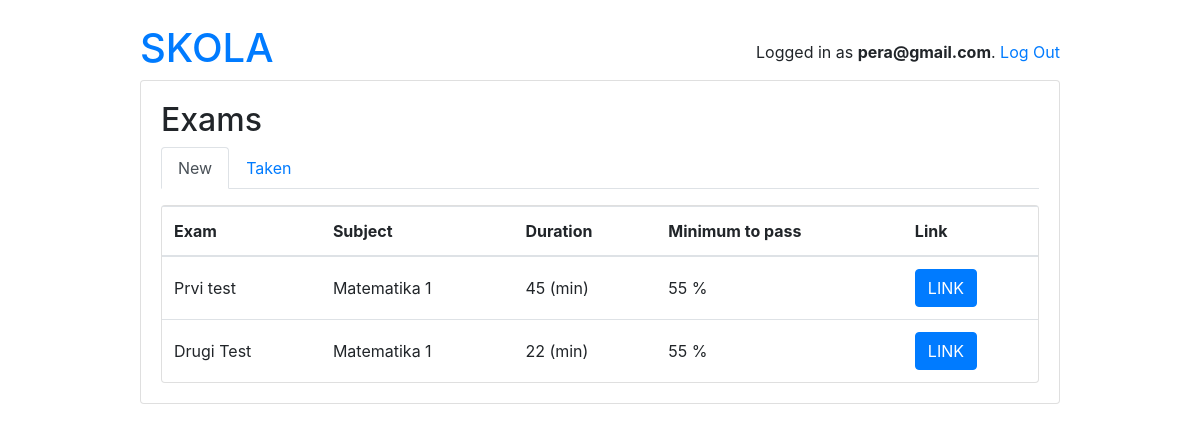
/students/ (signed in), run on the app's committed database.
### account/models.py (models this page shows, shortened)
class User(AbstractBaseUser):
    first_name = models.CharField(max_length=220)
    last_name = models.CharField(max_length=220)
    email = models.EmailField(
        verbose_name='Email address',
        max_length=255,
        unique=True
    )
    username = models.CharField(max_length=40, unique=True)
    date_joined = models.DateTimeField(verbose_name="date joined", auto_now_add=True)
    last_login = models.DateTimeField(verbose_name="last login", auto_now=True)
    is_admin = models.BooleanField(default=False)
    is_staff = models.BooleanField(default=False)
    is_superuser = models.BooleanField(default=False)
    proflie_image = models.ImageField(max_length=255, upload_to=get_profile_image_filepath, null=True, blank=True)
    is_student = models.BooleanField(default=False)
    is_teacher = models.BooleanField(default=False)
    is_active = models.BooleanField(default=True)
    objects = MyAccountManager()
    USERNAME_FIELD = 'email'
    REQUIRED_FIELDS = ['username']

### school/models.py (models this page shows, shortened)
class Exam(models.Model):
    type = models.CharField(max_length=100)
    active = models.BooleanField(default=False)
    duration = models.IntegerField()
    nuber_of_questions = models.IntegerField()
    required_score_to_pass = models.IntegerField(help_text="required score in %")
    subject  = models.ForeignKey(Subject, on_delete=models.CASCADE)
    owner = models.ForeignKey('account.User', on_delete=models.CASCADE, related_name='exams')

class Subject(models.Model):
    name = models.CharField(max_length=220)
    school = models.ManyToManyField(School)
    def __str__(self):
        return self.name

### account/views.py (the view)
# urls.py: path('',  ExamStudentListView.as_view(), name='exam_list'),
@method_decorator([login_required, student_required], name='dispatch')
class ExamStudentListView(ListView):
    model = Exam
    context_object_name = 'exams'
    template_name = 'students/exams.html'
    def get_queryset(self):
        queryset = Exam.objects.filter(active=True)
        return queryset

### templates/students/exams.html
{% extends '../base.html' %}
{% block content %}
<h2>Exams</h2>
{% include 'students/_header.html' with active='new' %}
<dvi class="card">
    <table class="table mb-0">
        <thead>
            <tr>
                <th>Exam</th>
                <th>Subject</th>
                <th>Duration</th>
                <th>Minimum to pass</th>
                <th>Link</th>
            </tr>
        </thead>
        <tbody>
            {% for exam in exams %}
                <tr>
                    <td class="align-middle">{{exam.type}}</td>
                    <td class="align-middle">{{exam.subject}}</td>
                    <td class="align-middle">{{exam.duration}} (min)</td>
                    <td class="align-middle">{{exam.required_score_to_pass}} %</td>
                    <td class="align-right"><a href="{% url 'students:take_exam' exam.pk %}" role="button" class="btn btn-primary">LINK</a></td>
                </tr>
            {% endfor %}
        </tbody>
    </table>
</div>
{% endblock content %}

### templates/base.html (shortened to what this page needs)
{% load static %}
<!doctype html>
<html lang="eng">
<head>
    <link rel="stylesheet" href="https://cdn.jsdelivr.net/npm/bootstrap@4.5.3/dist/css/bootstrap.min.css"
>
</head>
<body>
    <div class="container my-4">
        <div class="row justify-content-center">
            <div class="col-md-10 col-sm-12">
                <div class="row">
                    <div class="col-6">
                        <h1><a href="{% url 'home' %}">SKOLA</a></h1>
                    </div>
                    <div class="col-6 text-right">
                        {% if user.is_authenticated %}
                        <p class="pt-3">Logged in as <strong>{{user.email}}</strong>. <a href="{% url 'logout' %}">Log Out</a></p>
                        {% else %}
                        <a href="{% url 'login' %}" class="btn btn-light" role="button">Log in</a>
                        {% endif %}
                    </div>
                </div>
                <div class="card mb-3">
                    <div class="card-body">
                        {% block content %}
                        {% endblock content %}
                    </div>
                </div>
            </div>
        </div>
</body>
</html>

### data on the page
User: email "pera@gmail.com"
Exam: type "Prvi test", subject "Matematika 1", duration "45", required_score_to_pass "55"
Exam: type "Drugi Test", subject "Matematika 1", duration "22", required_score_to_pass "55"
